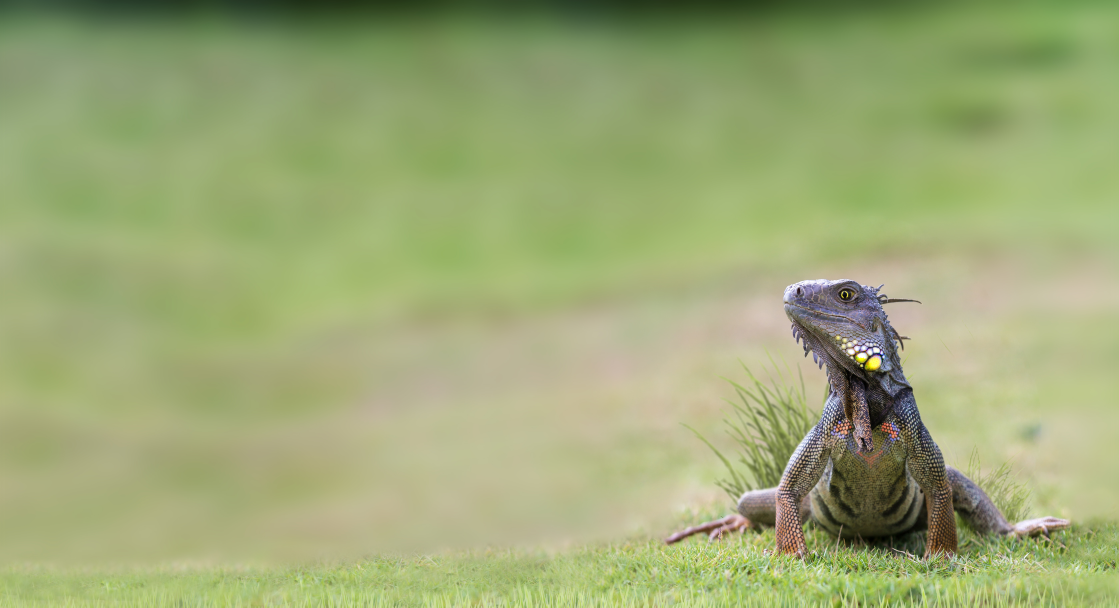
#> input picture opencv-cannyedge/pyOpenAnnotate-feature-image.jpg, 5592 x 3036 px, found by its file name (shown at 1/5 size)
$ python canny.py
#> lines starting #> are read from the running program, lines starting #| are printed output that depends on the picture; after the words box and inside, x2 and y2 are one past the last pixel; in counts of white or black regions, pixels touching at a corner belong together
import cv2

img = cv2.imread('pyOpenAnnotate-feature-image.jpg')
#> img is the input picture: shape (3036, 5592, 3); mean B, G, R 118.2, 169, 157.4

img_gray = cv2.cvtColor(img, cv2.COLOR_BGR2GRAY)
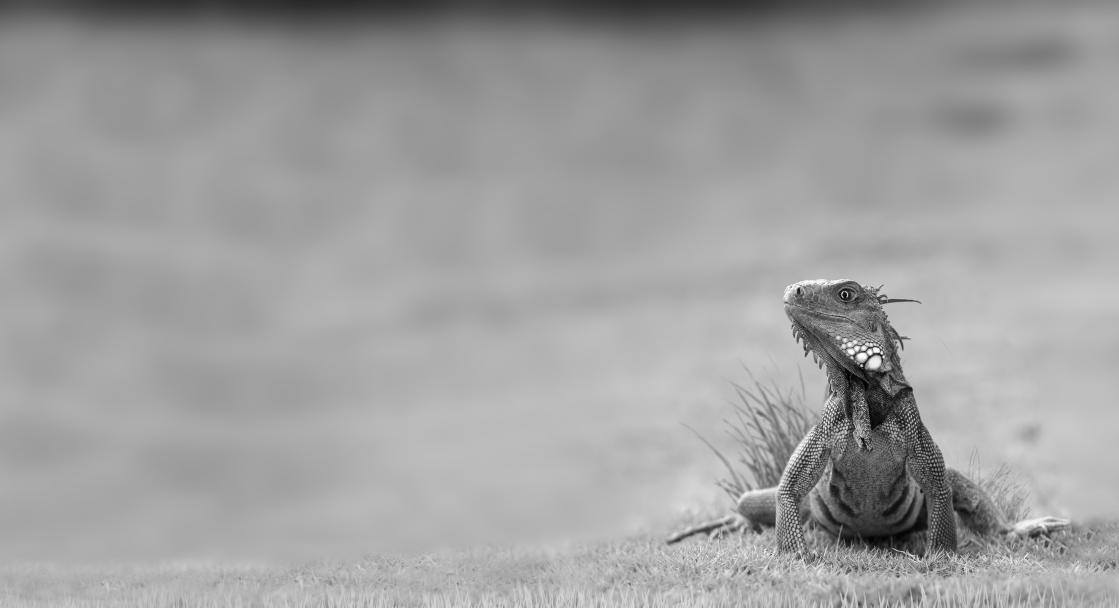
#> img_gray: shape (3036, 5592) (shown at 1/5 size); min 0, max 255, mean 159.7

blur = cv2.GaussianBlur(img_gray, (5,5), cv2.BORDER_DEFAULT)
canny = cv2.Canny(blur, 50, 150)
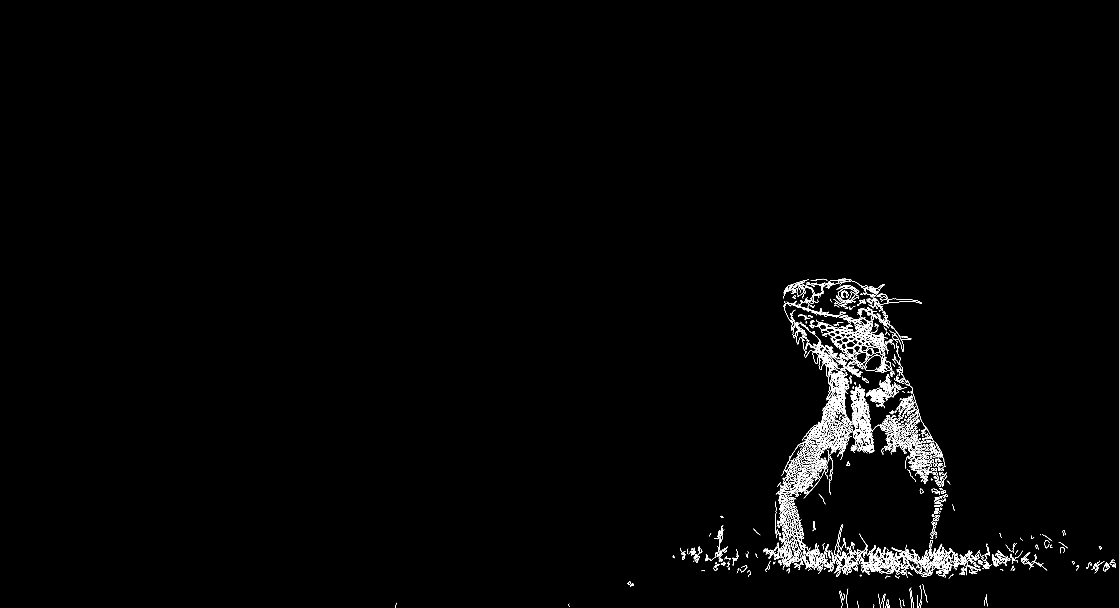
#> canny: shape (3036, 5592) (shown at 1/5 size); 0.63% white in thin lines or dots, all inside (x1, y1, x2, y2) = (1975, 1393, 5578, 3036)

cv2.imshow('Edges', cv2.resize(canny, None, fx=0.4, fy=0.4))
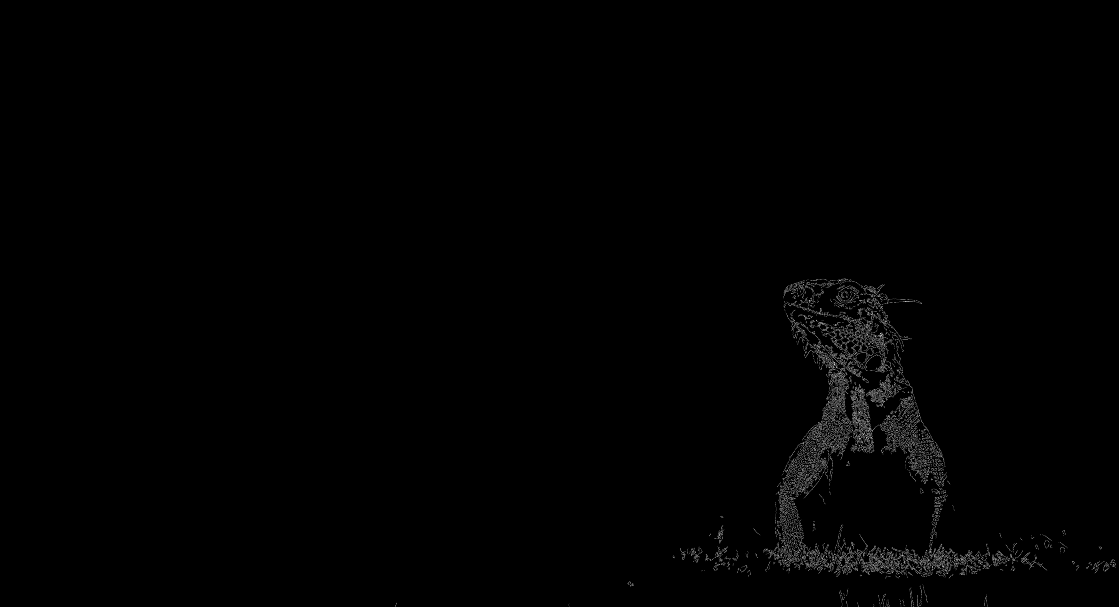
#> window 'Edges': shape (1214, 2237) (shown at 1/2 size); min 0, max 255, mean 1.6
cv2.imwrite('liz.jpg', canny)
cv2.waitKey(0)
